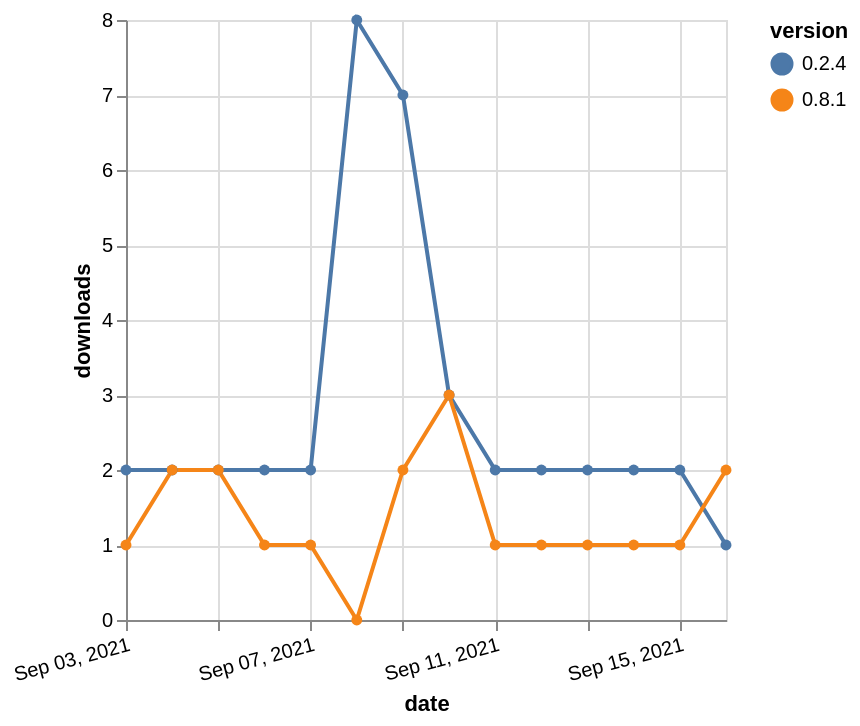

Specify this chart in Vega-Lite:
### Vega-Lite specification from a JSON file in a GitHub repository (floating-point values rounded to 4 significant figures)
{"$schema": "https://vega.github.io/schema/vega-lite/v5.json", "description": "A simple bar chart with embedded data.", "data": {"values": [{"date": "2021-09-03", "total": 4675, "delta": 2, "version": "0.2.4"}, {"date": "2021-09-04", "total": 4677, "delta": 2, "version": "0.2.4"}, {"date": "2021-09-05", "total": 4679, "delta": 2, "version": "0.2.4"}, {"date": "2021-09-06", "total": 4681, "delta": 2, "version": "0.2.4"}, {"date": "2021-09-07", "total": 4683, "delta": 2, "version": "0.2.4"}, {"date": "2021-09-08", "total": 4691, "delta": 8, "version": "0.2.4"}, {"date": "2021-09-09", "total": 4698, "delta": 7, "version": "0.2.4"}, {"date": "2021-09-10", "total": 4701, "delta": 3, "version": "0.2.4"}, {"date": "2021-09-11", "total": 4703, "delta": 2, "version": "0.2.4"}, {"date": "2021-09-12", "total": 4705, "delta": 2, "version": "0.2.4"}, {"date": "2021-09-13", "total": 4707, "delta": 2, "version": "0.2.4"}, {"date": "2021-09-14", "total": 4709, "delta": 2, "version": "0.2.4"}, {"date": "2021-09-15", "total": 4711, "delta": 2, "version": "0.2.4"}, {"date": "2021-09-16", "total": 4712, "delta": 1, "version": "0.2.4"}, {"date": "2021-09-03", "total": 410, "delta": 1, "version": "0.8.1"}, {"date": "2021-09-04", "total": 412, "delta": 2, "version": "0.8.1"}, {"date": "2021-09-05", "total": 414, "delta": 2, "version": "0.8.1"}, {"date": "2021-09-06", "total": 415, "delta": 1, "version": "0.8.1"}, {"date": "2021-09-07", "total": 416, "delta": 1, "version": "0.8.1"}, {"date": "2021-09-08", "total": 416, "delta": 0, "version": "0.8.1"}, {"date": "2021-09-09", "total": 418, "delta": 2, "version": "0.8.1"}, {"date": "2021-09-10", "total": 421, "delta": 3, "version": "0.8.1"}, {"date": "2021-09-11", "total": 422, "delta": 1, "version": "0.8.1"}, {"date": "2021-09-12", "total": 423, "delta": 1, "version": "0.8.1"}, {"date": "2021-09-13", "total": 424, "delta": 1, "version": "0.8.1"}, {"date": "2021-09-14", "total": 425, "delta": 1, "version": "0.8.1"}, {"date": "2021-09-15", "total": 426, "delta": 1, "version": "0.8.1"}, {"date": "2021-09-16", "total": 428, "delta": 2, "version": "0.8.1"}]}, "width": "container", "mark": {"type": "line", "point": {"filled": true}}, "encoding": {"x": {"field": "date", "type": "temporal", "timeUnit": "yearmonthdate", "title": "date", "axis": {"labelAngle": -15}}, "y": {"field": "delta", "type": "quantitative", "title": "downloads"}, "color": {"field": "version", "type": "nominal"}, "tooltip": {"field": "delta"}}}
